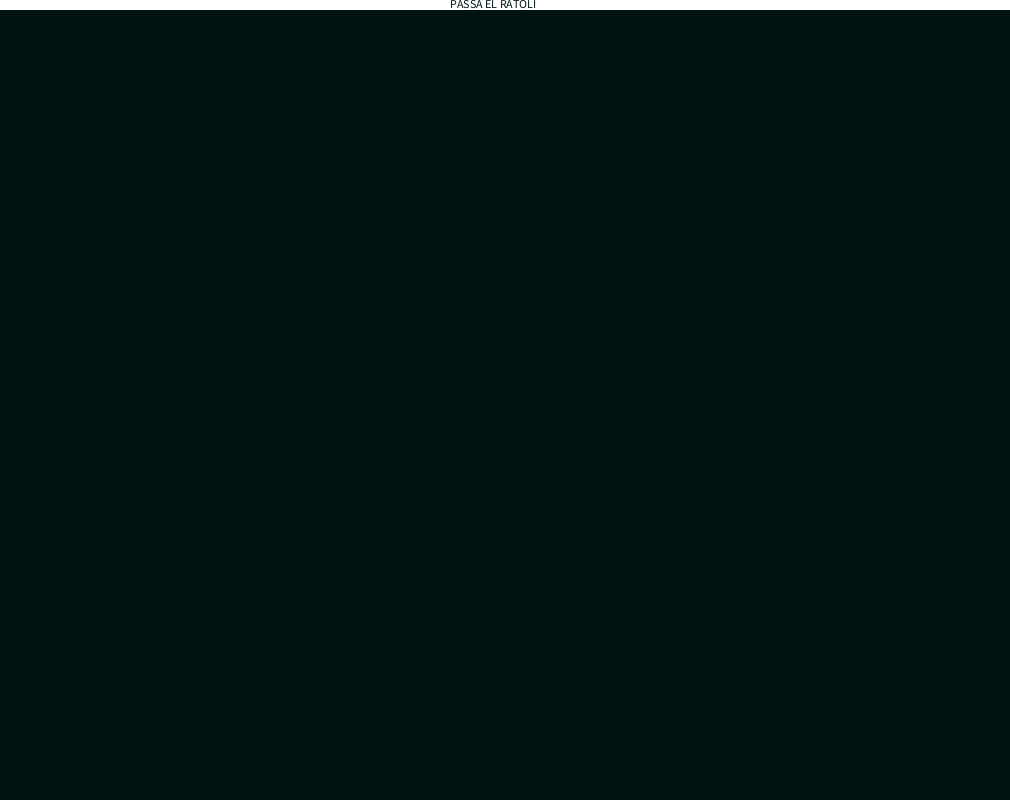
Frame 1 (no input)
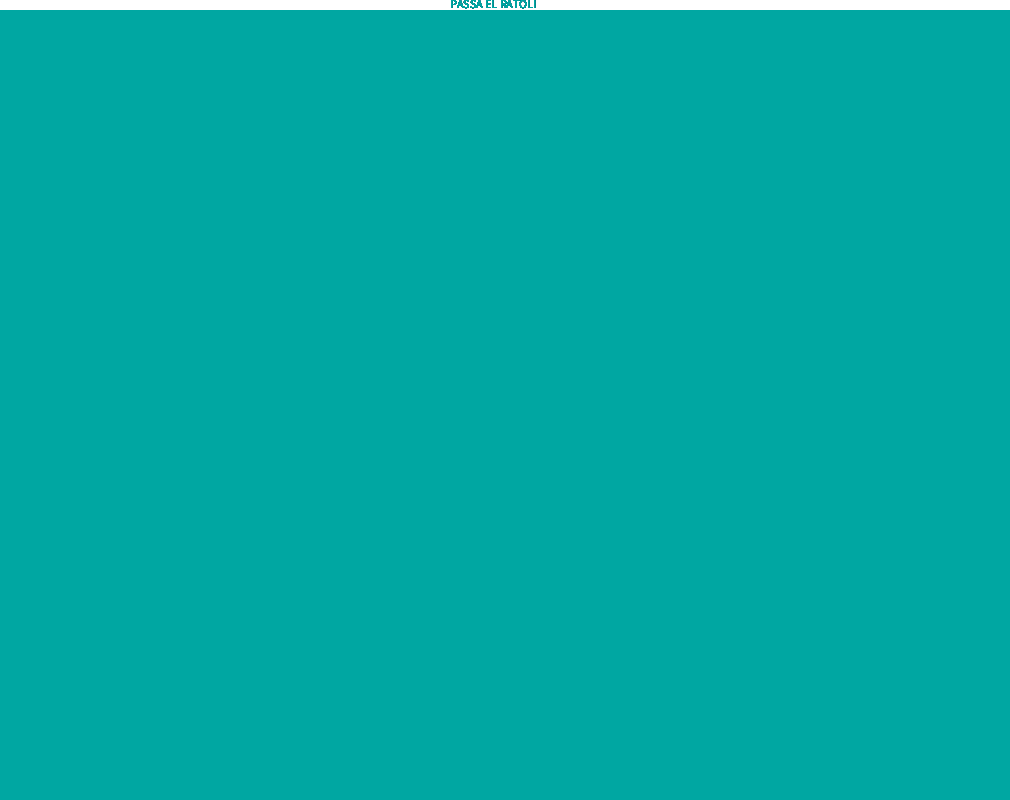
Frame 60 (the mouse pressed at the canvas centre just before this capture)
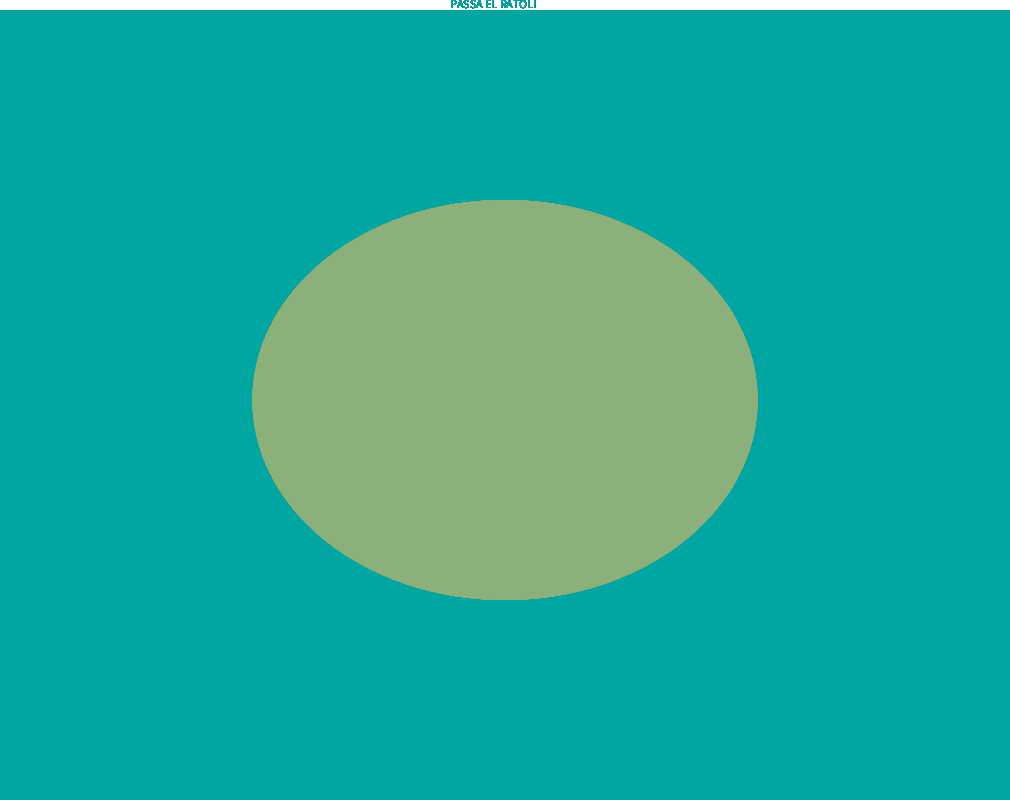
Frame 120 (the mouse held since frame 60 and released just before this capture)

The Processing sketch that drew these frames (run headless with seeded random() and noise(); from frame 60 on, the mouse is pressed at the canvas centre):

// Processing sketch: processing_77979
// ── processing_77979.pde

//Creat per Pau.A
 
float Top,Top2, C1, C2, C3, C4;
 
 
void setup()
{
  size(1010,800);
  background(182, 252, 8);
  Top = 0;
  Top2 = 0;
  println(C1);
  C1 = 0;
  C2 = 255;
  C3 = 255;
  C4 = 255;
  noStroke();
  smooth();
  rect(Top, Top2, width, 10);
}
 
void draw()
{
  C1 = mouseX;
  C2 = C2 + random(-4,10);
  C3 =  C3 + random(-4,10);
  C4 = C4 + random(-3,10);
  if(C4 > 220 && C3 > 220 && C2 > 220)
  {
    C4 =20;
    C3 =20;
    C2 =20;
  }
   
   fill(C2,C4,C3);
  if(mousePressed)
{
  ellipse(mouseX, mouseY, mouseX,mouseY);
  ellipse(width-mouseX, mouseY, width-mouseX, mouseY);
}
   
   
  if(mouseY <10)
  {
    fill(C1, C2, C3);
    rect(0,10,width,height);
    text("PASSA EL RATOLI", 450,8);
    
  }
}
